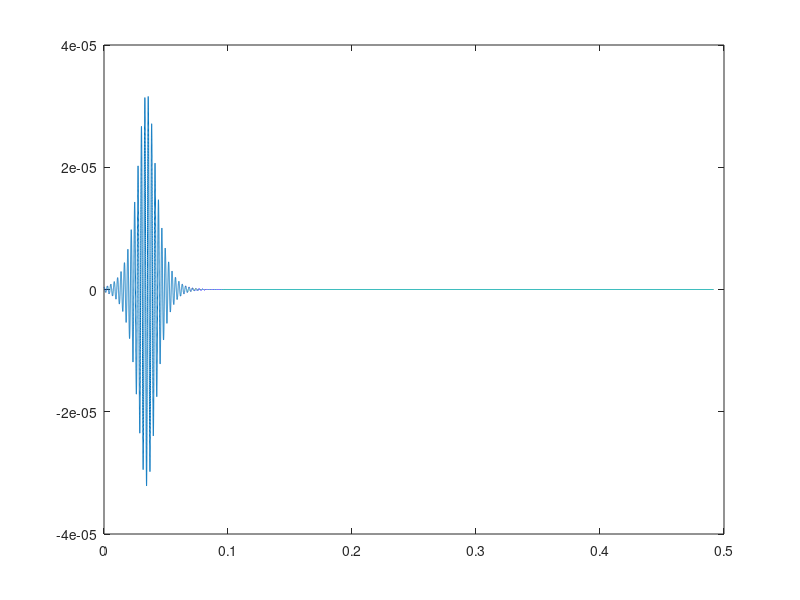
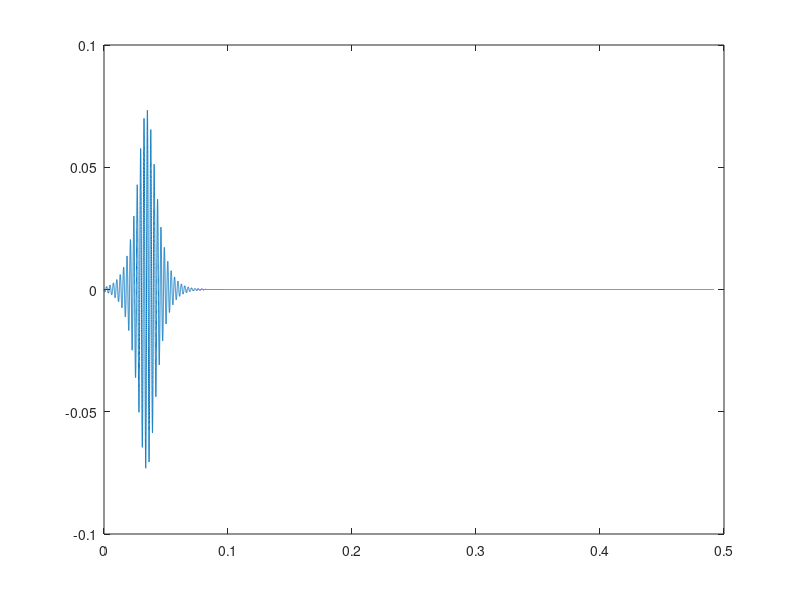
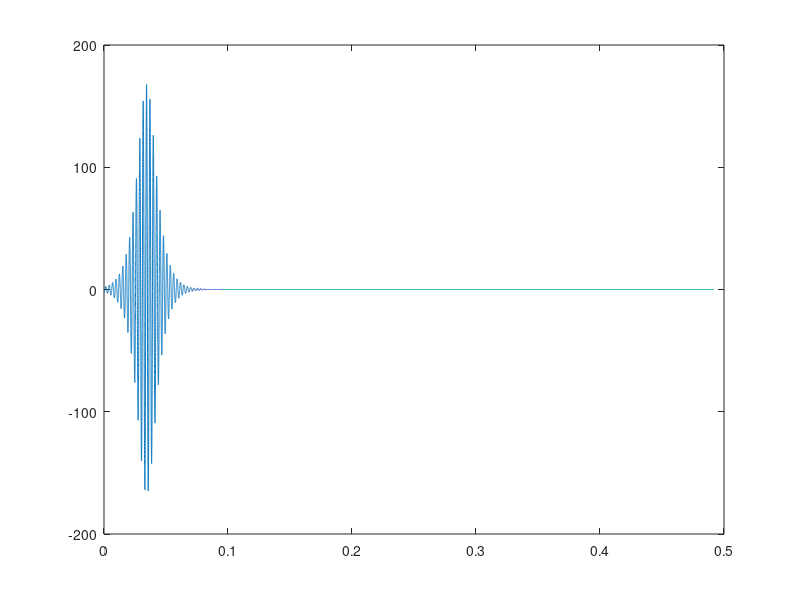

MATLAB code to generate these figures, in order:
%% Plane wave solutions normalized
clc; clear
Tspan_nm = 0:0.01:1000;
% Tspan = Tspan_nm * t0;
Lcj = 0.01;
Lj = 9.2237;
Amp = 0.2;
%% Beam parameters
b = 21e-3;
h_p = 0.55e-3;
h_s = 0.51e-3;
h_pc = (h_p + h_s)/2;
% L_unit = 22e-3;
rho_p = 7750;
rho_s = 2700;
m = b * (rho_s * h_s + 2 * rho_p * h_p);
Ys = 70e9;
epsilon_0 = 8.854e-12;
epsilon_33_T_rel = 2100;
epsilon_33_T = epsilon_0 * epsilon_33_T_rel;
s_11_E = 15.8e-12;
d_31 = -270e-12;
e_31 = d_31/s_11_E;
epsilon_33_s = epsilon_0 * epsilon_33_T_rel - (d_31)^2/s_11_E;
% Cp_eq_p = 2 * epsilon_33_s * b * L_unit / h_p;
% Cp = Cp_eq_p/L_unit;
Cp = 2 * epsilon_33_s * b / h_p;
vartheta_p = 2 * e_31 * b * h_pc;
EI = 2/3 * b * (Ys * h_s^3/8 + 1/s_11_E * ((h_p + h_s/2)^3 - h_s^3/8));
% vartheta_tilda = vartheta_p * (Cp * EI)^(-1/2);
% alpha = vartheta_tilda^2;
Delta_l = 1e-3;
Delta_L = 21e-3;
Cpj = Cp * Delta_L;
omega_t = 350 * 2 * pi;
L_ind = Lj * Delta_L;
%% Effective Parameters
mt = m;
ms = b * rho_s * h_s;
EI_s = 2/3 * b * Ys * h_s^3/8;
EI_t = EI;
C1 = EI_t * (Delta_l + Delta_L) / (EI_s * Delta_L + EI_t * Delta_l);
C2 = EI_s * (Delta_l + Delta_L) / (EI_s * Delta_L + EI_t * Delta_l);
theta1 = vartheta_p * Delta_L / (EI_s * Delta_L + EI_t * Delta_l);
theta2 = vartheta_p * Delta_l / (EI_s * Delta_L + EI_t * Delta_l);
m_eff = (ms * Delta_l + mt * Delta_L) / (Delta_l + Delta_L);
EI_eff = EI_s * Delta_l / (Delta_l + Delta_L) * C1^2 + EI_t * Delta_L / (Delta_l + Delta_L) * C2^2;
vartheta_eff = C2 * vartheta_p;
Cp_eff = Cpj / (Delta_l + Delta_L) + 2 * vartheta_p * theta2 * Delta_L / (Delta_l + Delta_L) - ...
    EI_s * Delta_l / (Delta_l + Delta_L) * theta1^2 - EI_t * Delta_L / (Delta_l + Delta_L) * theta2^2;
% Cp_eff = Cpj / (Delta_l + Delta_L) + EI_s * Delta_l / (Delta_l + Delta_L) * theta1^2 + EI_t * Delta_L / (Delta_l + Delta_L) * theta2^2;
L_eff = Lj * (Delta_l + Delta_L);
omega_t_eff = 1/sqrt(Cp_eff * L_eff);
Lc_eff = Lcj * (Delta_l + Delta_L);
x0 = (EI_eff * Cp_eff * L_eff / m_eff)^(1/4);
t0 = (Cp_eff * L_eff)^(1/2);
lambda0 = sqrt(Lc_eff/L_eff);
w0 = sqrt(Cp_eff * Lc_eff / (m_eff * L_eff));
vartheta_tilda_eff = vartheta_eff * (Cp_eff * EI_eff)^(-1/2);
alpha_eff = vartheta_tilda_eff^2;
% Currently, we hit the optical branch with q = 0.95
q = 0.95;
Omega = sqrt(((1+alpha_eff)*q^4 + 1 + sqrt(((1+alpha_eff)*q^4 + 1).^2 - 4 * q^4))/2);
dOmega_dq = (4*q.^3 * (1+alpha_eff) .* Omega.^2 - 4*q.^3)...
    ./(4 * Omega.^3 - 2 * Omega .* ((1+alpha_eff) * q.^4 + 1));
vg = dOmega_dq;
ddOmega_dqdq = (16 * (1+alpha_eff) * q.^3 .* Omega .* dOmega_dq ...
    - 12 * Omega.^2 .* dOmega_dq.^2 ...
    + 2 * ((1+alpha_eff) * q.^4 + 1) .* dOmega_dq.^2 ...
    + 12 * (1+alpha_eff) * q.^2 .* Omega.^2 - 12 * q.^2)...
    ./(4 * Omega.^3 - 2 * Omega .* ((1+alpha_eff) * q.^4 + 1));
P = ddOmega_dqdq/2;
Q = 3./(2 * Omega .* (- Omega.^2 + 1) .* (1./(q.^4 - Omega.^2) + 1./(Omega.^2) + 1./(1 - Omega.^2)));
C_w1_abs = sqrt((1 - Omega^2)/(q^4 - Omega^2));
Tspan_nm_start_1 = -70;
Coeff_w = 1;
% Amp_dimen = Coeff_w * 2 * w0 * Amp * C_w1_abs;
Amp_dimen = Coeff_w * 2 * w0 * Amp;
k_spre_1 = Amp * sqrt(Q/(2*P)) * vg / t0;
Tspan = Tspan_nm * t0;
Tspan_dimen = Tspan / t0;
omega = Omega / t0;
phi1 = 0;
x01 = Amp * sqrt(Q/(2*P)) * vg * Tspan_nm_start_1; % Initial position is negative
Envelope_soliton_1 = sech(k_spre_1 * Tspan + x01);
Harmonic_soliton_1 = cos(omega * Tspan + phi1);
d_dt_Envelope_soliton_1 = - k_spre_1 * tanh(k_spre_1 * Tspan + x01) .* sech(k_spre_1 * Tspan + x01);
d_dt_Harmonic_soliton_1 = - omega * sin(omega * Tspan + phi1);
d2_dt2_Envelope_soliton_1 = - k_spre_1^2 * sech(k_spre_1 * Tspan + x01) .* (1 - 2 * sech(k_spre_1 * Tspan + x01));
d2_dt2_Harmonic_soliton_1 = - omega^2 * cos(omega * Tspan + phi1);
w0_boundary_1 = Amp_dimen * Envelope_soliton_1 .* Harmonic_soliton_1;
d_dt_w0_boundary_1 = Amp_dimen * d_dt_Envelope_soliton_1 .* Harmonic_soliton_1 + ...
    Amp_dimen * Envelope_soliton_1 .* d_dt_Harmonic_soliton_1;
d2_dt2_w0_boundary_1 = Amp_dimen * d2_dt2_Envelope_soliton_1 .* Harmonic_soliton_1 + ...
    2 * Amp_dimen * d_dt_Envelope_soliton_1 .* d_dt_Harmonic_soliton_1 + ...
    Amp_dimen * Envelope_soliton_1 .* d2_dt2_Harmonic_soliton_1;
x02 = x01 - 4; % Initial position is negative
phi2 = pi;
Envelope_soliton_2 = sech(k_spre_1 * Tspan + x02);
Harmonic_soliton_2 = cos(omega * Tspan + phi2);
d_dt_Envelope_soliton_2 = - k_spre_1 * tanh(k_spre_1 * Tspan + x02) .* sech(k_spre_1 * Tspan + x02);
d_dt_Harmonic_soliton_2 = - omega * sin(omega * Tspan + phi2);
d2_dt2_Envelope_soliton_2 = - k_spre_1^2 * sech(k_spre_1 * Tspan + x02) .* (1 - 2 * sech(k_spre_1 * Tspan + x02));
d2_dt2_Harmonic_soliton_2 = - omega^2 * cos(omega * Tspan + phi2);
w0_boundary_2 = Amp_dimen * Envelope_soliton_2 .* Harmonic_soliton_2;
d_dt_w0_boundary_2 = Amp_dimen * d_dt_Envelope_soliton_2 .* Harmonic_soliton_2 + ...
    Amp_dimen * Envelope_soliton_2 .* d_dt_Harmonic_soliton_2;
d2_dt2_w0_boundary_2 = Amp_dimen * d2_dt2_Envelope_soliton_2 .* Harmonic_soliton_2 + ...
    2 * Amp_dimen * d_dt_Envelope_soliton_2 .* d_dt_Harmonic_soliton_2 + ...
    Amp_dimen * Envelope_soliton_2 .* d2_dt2_Harmonic_soliton_2;
% w0_boundary = w0_boundary_1 + w0_boundary_2;
% d_dt_w0_boundary = d_dt_w0_boundary_1 + d_dt_w0_boundary_2;
% d2_dt2_w0_boundary = d2_dt2_w0_boundary_1 + d2_dt2_w0_boundary_2;
w0_boundary = w0_boundary_1;
d_dt_w0_boundary = d_dt_w0_boundary_1;
d2_dt2_w0_boundary = d2_dt2_w0_boundary_1;
figure(1)
plot(Tspan,w0_boundary)
figure(2)
plot(Tspan,d_dt_w0_boundary)
figure(3)
plot(Tspan,d2_dt2_w0_boundary)

% save disp_BC_new.mat x0 w0_boundary d_dt_w0_boundary d2_dt2_w0_boundary Tspan

save Parameters_tunable_full.mat x0 w0_boundary d_dt_w0_boundary d2_dt2_w0_boundary Tspan
